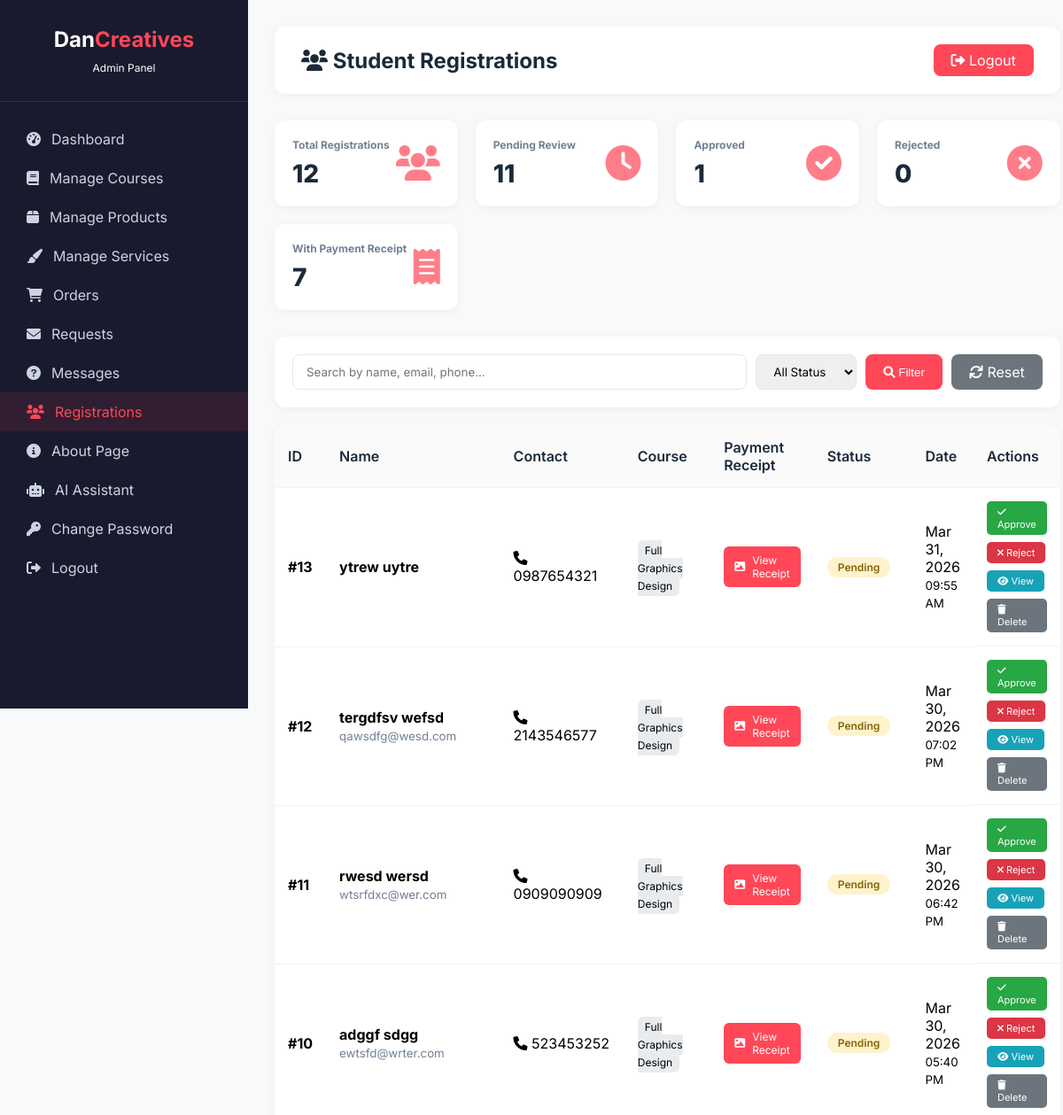
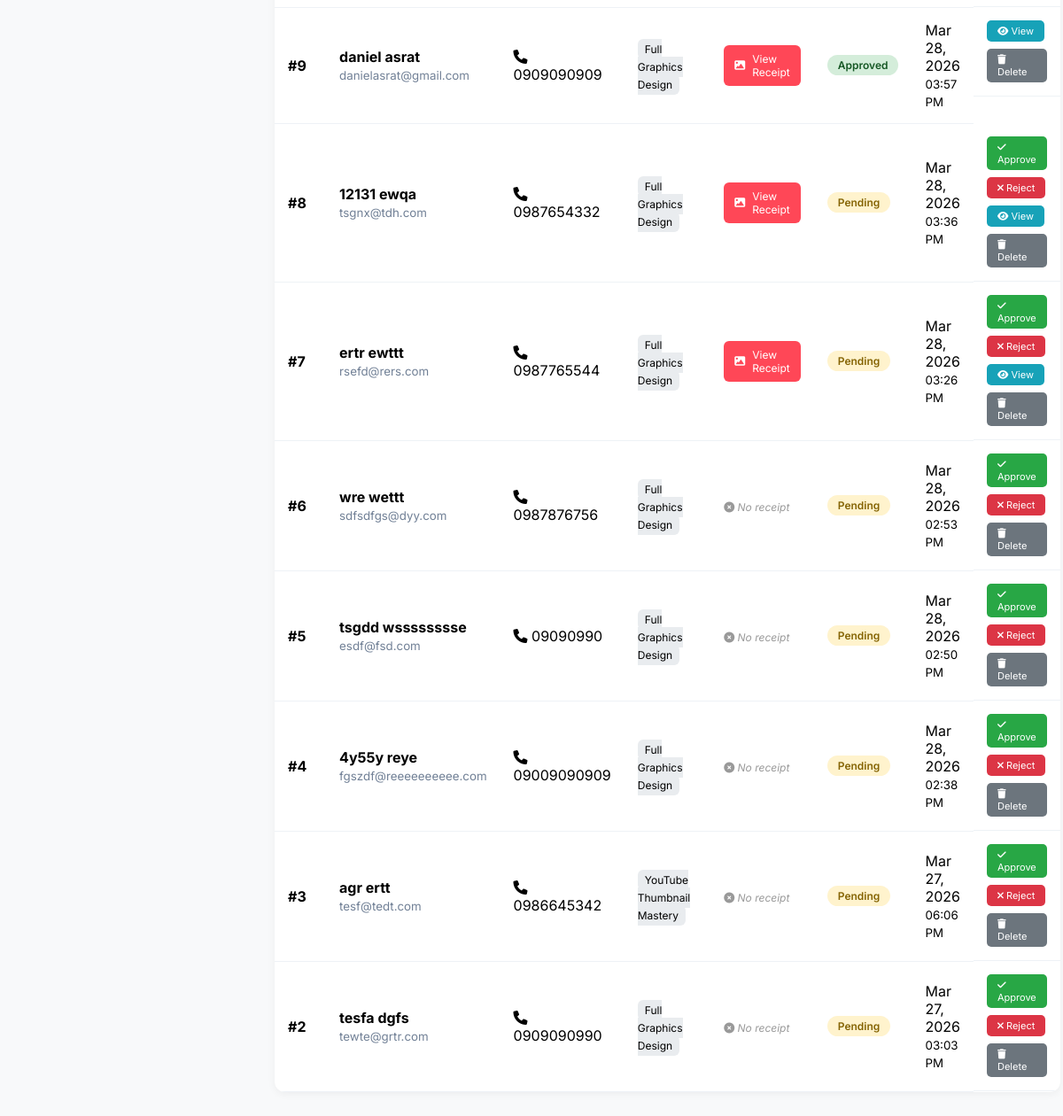
Screenshot of /admin/view-registrations.php (signed in) with the database file from the repository (2 pictures, top to bottom).
### tables this page shows
CREATE TABLE `registrations` (
  `id` int(11) NOT NULL AUTO_INCREMENT,
  `first_name` varchar(100) NOT NULL,
  `last_name` varchar(100) NOT NULL,
  `phone` varchar(20) NOT NULL,
  `email` varchar(100) NOT NULL,
  `course` varchar(200) NOT NULL,
  `payment_receipt` varchar(500) DEFAULT NULL,
  `status` enum('pending','approved','rejected') DEFAULT 'pending',
  `registered_date` datetime DEFAULT NULL,
  `created_at` timestamp NOT NULL DEFAULT current_timestamp(),
  PRIMARY KEY (`id`)
);

### admin/view-registrations.php (the view, shortened to what this page needs)
<?php
require_once '../config.php';
$search = isset($_GET['search']) ? $conn->real_escape_string($_GET['search']) : '';
$where = [];
$where_sql = !empty($where) ? "WHERE " . implode(' AND ', $where) : "";
$registrations = $conn->query("SELECT * FROM registrations $where_sql ORDER BY id DESC");
$total_pending = 0;
$total_approved = 0;
$total_rejected = 0;
$total_registrations = 0;
$with_receipts = 0;
$pending_result = $conn->query("SELECT COUNT(*) as count FROM registrations WHERE status = 'pending'");
if ($pending_result) $total_pending = $pending_result->fetch_assoc()['count'];
$approved_result = $conn->query("SELECT COUNT(*) as count FROM registrations WHERE status = 'approved'");
if ($approved_result) $total_approved = $approved_result->fetch_assoc()['count'];
$rejected_result = $conn->query("SELECT COUNT(*) as count FROM registrations WHERE status = 'rejected'");
if ($rejected_result) $total_rejected = $rejected_result->fetch_assoc()['count'];
$total_result = $conn->query("SELECT COUNT(*) as count FROM registrations");
if ($total_result) $total_registrations = $total_result->fetch_assoc()['count'];
$receipt_result = $conn->query("SELECT COUNT(*) as count FROM registrations WHERE payment_receipt IS NOT NULL AND payment_receipt != ''");
if ($receipt_result) $with_receipts = $receipt_result->fetch_assoc()['count'];
?>
<!DOCTYPE html>
<html lang="en">
<head>
    <link rel="stylesheet" href="https://cdnjs.cloudflare.com/ajax/libs/font-awesome/6.0.0-beta3/css/all.min.css">
</head>
<body>
    <div class="admin-container">
        <div class="sidebar">
            <div class="sidebar-header">
                <h3>Dan<span>Creatives</span></h3>
                <p style="font-size: 12px; margin-top: 10px;">Admin Panel</p>
            </div>
            <div class="sidebar-menu">
                <a href="dashboard.php"><i class="fas fa-tachometer-alt"></i> Dashboard</a>
                <a href="manage-courses.php"><i class="fas fa-book"></i> Manage Courses</a>
                <a href="manage-products.php"><i class="fas fa-box"></i> Manage Products</a>
                <a href="manage-services.php"><i class="fas fa-paint-brush"></i> Manage Services</a>
                <a href="view-orders.php"><i class="fas fa-shopping-cart"></i> Orders</a>
                <a href="view-requests.php"><i class="fas fa-envelope"></i> Requests</a>
                <a href="manage-questions.php"><i class="fas fa-question-circle"></i> Messages</a>
                <a href="view-registrations.php" class="active"><i class="fas fa-users"></i> Registrations</a>
                <a href="manage-about.php"><i class="fas fa-info-circle"></i> About Page</a>
                <a href="ai-settings.php"><i class="fas fa-robot"></i> AI Assistant</a>
                <a href="change-password.php"><i class="fas fa-key"></i> Change Password</a>
                <a href="logout.php"><i class="fas fa-sign-out-alt"></i> Logout</a>
            </div>
        </div>
        <div class="main-content">
            <div class="top-bar">
                <h2><i class="fas fa-users"></i> Student Registrations</h2>
                <a href="logout.php" style="background: #ff4757; color: white; padding: 8px 20px; border-radius: 8px; text-decoration: none;">
                    <i class="fas fa-sign-out-alt"></i> Logout
                </a>
            </div>
            <div class="stats-grid">
                <div class="stat-card">
                    <div class="stat-info">
                        <h3>Total Registrations</h3>
                        <div class="number"><?php echo $total_registrations; ?></div>
                    </div>
                    <div class="stat-icon"><i class="fas fa-users"></i></div>
                </div>
                <div class="stat-card">
                    <div class="stat-info">
                        <h3>Pending Review</h3>
                        <div class="number"><?php echo $total_pending; ?></div>
                    </div>
                    <div class="stat-icon"><i class="fas fa-clock"></i></div>
                </div>
                <div class="stat-card">
                    <div class="stat-info">
                        <h3>Approved</h3>
                        <div class="number"><?php echo $total_approved; ?></div>
                    </div>
                    <div class="stat-icon"><i class="fas fa-check-circle"></i></div>
                </div>
                <div class="stat-card">
                    <div class="stat-info">
                        <h3>Rejected</h3>
                        <div class="number"><?php echo $total_rejected; ?></div>
                    </div>
                    <div class="stat-icon"><i class="fas fa-times-circle"></i></div>
                </div>
                <div class="stat-card">
                    <div class="stat-info">
                        <h3>With Payment Receipt</h3>
                        <div class="number"><?php echo $with_receipts; ?></div>
                    </div>
                    <div class="stat-icon"><i class="fas fa-receipt"></i></div>
                </div>
            </div>
            <div class="filter-bar">
                <form method="GET" style="display: flex; gap: 10px; flex-wrap: wrap; width: 100%;">
                    <input type="text" name="search" placeholder="Search by name, email, phone..." value="<?php echo htmlspecialchars($search); ?>" style="flex: 1;">
                    <select name="status">
                        <option value="">All Status</option>
                    </select>
                    <button type="submit"><i class="fas fa-search"></i> Filter</button>
                    <a href="view-registrations.php" class="btn-reset" style="background: #6c757d; color: white; padding: 10px 20px; border-radius: 8px; text-decoration: none;">
                        <i class="fas fa-sync"></i> Reset
                    </a>
                </form>
            </div>
            <div class="registrations-table">
                <?php if($registrations && $registrations->num_rows > 0): ?>
                 <table>
                    <thead>
                         <tr>
                            <th>ID</th>
                            <th>Name</th>
                            <th>Contact</th>
                            <th>Course</th>
                            <th>Payment Receipt</th>
                            <th>Status</th>
                            <th>Date</th>
                            <th>Actions</th>
                         </tr>
                    </thead>
                    <tbody>
                        <?php while($reg = $registrations->fetch_assoc()):
                            $receipt_path = $reg['payment_receipt'];
                            $full_path = '../' . $receipt_path;
                            $has_receipt = !empty($receipt_path) && file_exists($full_path);
                        ?>
                         <tr>
                            <td><strong>#<?php echo $reg['id']; ?></strong></td>
                            <td>
                                <strong><?php echo htmlspecialchars($reg['first_name'] . ' ' . $reg['last_name']); ?></strong>
                                <br>
                                <small style="color: #718096;"><?php echo htmlspecialchars($reg['email']); ?></small>
                            </td>
                            <td>
                                <i class="fas fa-phone"></i> <?php echo htmlspecialchars($reg['phone']); ?>
                            </td>
                            <td>
                                <span style="background: #e9ecef; padding: 4px 8px; border-radius: 6px; font-size: 12px;">
                                    <?php echo htmlspecialchars($reg['course']); ?>
                                </span>
                            </td>
                            <td>
                                <?php if($has_receipt): ?>
                                    <?php
                                    $ext = strtolower(pathinfo($receipt_path, PATHINFO_EXTENSION));
                                    if(in_array($ext, ['jpg', 'jpeg', 'png', 'gif', 'webp'])):
                                    ?>
                                        <a href="javascript:void(0)" onclick="viewImage('../<?php echo $receipt_path; ?>')" class="receipt-link">
                                            <i class="fas fa-image"></i> View Receipt
                                        </a>
                                    <?php else: ?>
                                        <a href="../<?php echo $receipt_path; ?>" target="_blank" class="receipt-link">
                                            <i class="fas fa-file-pdf"></i> View PDF
                                        </a>
                                    <?php endif; ?>
                                <?php else: ?>
                                    <span class="no-receipt">
                                        <i class="fas fa-times-circle"></i> No receipt
                                    </span>
                                <?php endif; ?>
                            </td>
                            <td>
                                <span class="status-badge status-<?php echo $reg['status']; ?>">
                                    <?php echo ucfirst($reg['status']); ?>
                                </span>
                            </td>
                            <td>
                                <?php echo date('M d, Y', strtotime($reg['created_at'])); ?>
                                <br>
                                <small><?php echo date('h:i A', strtotime($reg['created_at'])); ?></small>
                            </td>
                            <td class="action-buttons">
                                <?php if($reg['status'] == 'pending'): ?>
                                    <a href="?approve=<?php echo $reg['id']; ?>" class="btn-approve" onclick="return confirm('Approve this registration?')">
                                        <i class="fas fa-check"></i> Approve
                                    </a>
                                    <a href="?reject=<?php echo $reg['id']; ?>" class="btn-reject" onclick="return confirm('Reject this registration?')">
                                        <i class="fas fa-times"></i> Reject
                                    </a>
                                <?php endif; ?>
                                <?php if($has_receipt): ?>
                                    <a href="javascript:void(0)" onclick="viewImage('../<?php echo $receipt_path; ?>')" class="btn-view">
                                        <i class="fas fa-eye"></i> View
                                    </a>
                                <?php endif; ?>
                                <a href="?delete=<?php echo $reg['id']; ?>" class="btn-delete" onclick="return confirm('Delete this registration? This will also delete the receipt.')">
                                    <i class="fas fa-trash"></i> Delete
                                </a>
                            </td>
                         </tr>
                        <?php endwhile; ?>
                    </tbody>
                 </table>
                <?php endif; ?>
            </div>
        </div>
    </div>
</body>
</html>

### admin/view-registrations.php (style rules this page uses)
* { margin: 0; padding: 0; box-sizing: border-box; }
body { font-family: 'Inter', sans-serif; background: #f8f9fa; }
.admin-container { display: flex; min-height: 100vh; }
.sidebar { width: 280px; background: #1a1a2e; color: white; position: fixed; height: 100vh; overflow-y: auto; }
.sidebar-header { padding: 30px; text-align: center; border-bottom: 1px solid rgba(255,255,255,0.1); }
.sidebar-header h3 { font-size: 24px; }
.sidebar-header span { color: #ff4757; }
.sidebar-menu { padding: 20px 0; }
.sidebar-menu a { display: flex; align-items: center; gap: 12px; padding: 12px 30px; color: #cbd5e0; text-decoration: none; transition: 0.3s; }
.sidebar-menu a:hover, .sidebar-menu a.active { background: rgba(255, 71, 87, 0.1); color: #ff4757; }
.main-content { margin-left: 280px; flex: 1; padding: 30px; }
.top-bar { background: white; padding: 20px 30px; border-radius: 12px; margin-bottom: 30px; display: flex; justify-content: space-between; align-items: center; flex-wrap: wrap; gap: 15px; box-shadow: 0 2px 10px rgba(0,0,0,0.05); }
.top-bar h2 { color: #1a2a3a; }
.stats-grid { display: grid; grid-template-columns: repeat(auto-fit, minmax(200px, 1fr)); gap: 20px; margin-bottom: 30px; }
.stat-card { background: white; padding: 20px; border-radius: 12px; display: flex; align-items: center; justify-content: space-between; box-shadow: 0 2px 10px rgba(0,0,0,0.05); transition: 0.3s; }
.stat-info h3 { font-size: 12px; color: #718096; margin-bottom: 8px; }
.stat-info .number { font-size: 28px; font-weight: 800; color: #1a2a3a; }
.stat-icon { font-size: 40px; color: #ff4757; opacity: 0.7; }
.filter-bar { background: white; padding: 20px; border-radius: 12px; margin-bottom: 20px; display: flex; gap: 15px; flex-wrap: wrap; align-items: center; box-shadow: 0 2px 10px rgba(0,0,0,0.05); }
.filter-bar input, .filter-bar select { padding: 10px 15px; border: 1px solid #e2e8f0; border-radius: 8px; font-family: inherit; }
.filter-bar button { background: #ff4757; color: white; padding: 10px 20px; border: none; border-radius: 8px; cursor: pointer; }
.filter-bar .btn-reset { background: #6c757d; text-decoration: none; display: inline-block; }
.registrations-table { background: white; border-radius: 12px; overflow-x: auto; box-shadow: 0 2px 10px rgba(0,0,0,0.05); }
table { width: 100%; border-collapse: collapse; }
th, td { padding: 15px; text-align: left; border-bottom: 1px solid #eef2f6; }
th { background: #fafafa; font-weight: 600; color: #1a2a3a; position: sticky; top: 0; }
.receipt-link { display: inline-flex; align-items: center; gap: 8px; background: #ff4757; color: white; padding: 8px 12px; border-radius: 6px; text-decoration: none; font-size: 12px; transition: 0.3s; }
.no-receipt { color: #999; font-style: italic; font-size: 12px; }
.status-badge { padding: 4px 12px; border-radius: 20px; font-size: 12px; font-weight: 600; display: inline-block; }
.status-pending { background: #fff3cd; color: #856404; }
.status-approved { background: #d4edda; color: #155724; }
.action-buttons { display: flex; gap: 8px; flex-wrap: wrap; }
.action-buttons a { padding: 5px 12px; border-radius: 5px; font-size: 11px; text-decoration: none; transition: 0.3s; }
.btn-approve { background: #28a745; color: white; }
.btn-reject { background: #dc3545; color: white; }
.btn-delete { background: #6c757d; color: white; }
.btn-view { background: #17a2b8; color: white; }

### rows the page displays
registrations: id "13", first_name+last_name "ytrew uytre", phone "0987654321", course "Full Graphics Design", status "Pending", created_at "Mar 31, 2026", created_at "09:55 AM"
registrations: id "12", first_name+last_name "tergdfsv wefsd", email "qawsdfg@wesd.com", phone "2143546577", course "Full Graphics Design", status "Pending", created_at "Mar 30, 2026", created_at "07:02 PM"
registrations: id "11", first_name+last_name "rwesd wersd", email "wtsrfdxc@wer.com", phone "0909090909", course "Full Graphics Design", status "Pending", created_at "Mar 30, 2026", created_at "06:42 PM"
registrations: id "10", first_name+last_name "adggf sdgg", email "ewtsfd@wrter.com", phone "523453252", course "Full Graphics Design", status "Pending", created_at "Mar 30, 2026", created_at "05:40 PM"
registrations: id "9", first_name+last_name "daniel asrat", email "danielasrat@gmail.com", phone "0909090909", course "Full Graphics Design", status "Approved", created_at "Mar 28, 2026", created_at "03:57 PM"
registrations: id "8", first_name+last_name "12131 ewqa", email "tsgnx@tdh.com", phone "0987654332", course "Full Graphics Design", status "Pending", created_at "Mar 28, 2026", created_at "03:36 PM"
registrations: id "7", first_name+last_name "ertr ewttt", email "rsefd@rers.com", phone "0987765544", course "Full Graphics Design", status "Pending", created_at "Mar 28, 2026", created_at "03:26 PM"
registrations: id "6", first_name+last_name "wre wettt", email "sdfsdfgs@dyy.com", phone "0987876756", course "Full Graphics Design", shows "No receipt", status "Pending", created_at "Mar 28, 2026", created_at "02:53 PM"
registrations: id "5", first_name+last_name "tsgdd wsssssssse", email "esdf@fsd.com", phone "09090990", course "Full Graphics Design", shows "No receipt", status "Pending", created_at "Mar 28, 2026", created_at "02:50 PM"
registrations: id "4", first_name+last_name "4y55y reye", email "fgszdf@reeeeeeeeee.com", phone "09009090909", course "Full Graphics Design", shows "No receipt", status "Pending", created_at "Mar 28, 2026", created_at "02:38 PM"
registrations: id "3", first_name+last_name "agr ertt", email "tesf@tedt.com", phone "0986645342", course "YouTube Thumbnail Mastery", shows "No receipt", status "Pending", created_at "Mar 27, 2026", created_at "06:06 PM"
registrations: id "2", first_name+last_name "tesfa dgfs", email "tewte@grtr.com", phone "0909090990", course "Full Graphics Design", shows "No receipt", status "Pending", created_at "Mar 27, 2026", created_at "03:03 PM"

### other values shown
$total_registrations "12"
$total_pending "11"
$total_approved "1"
$total_rejected "0"
$with_receipts "7"
